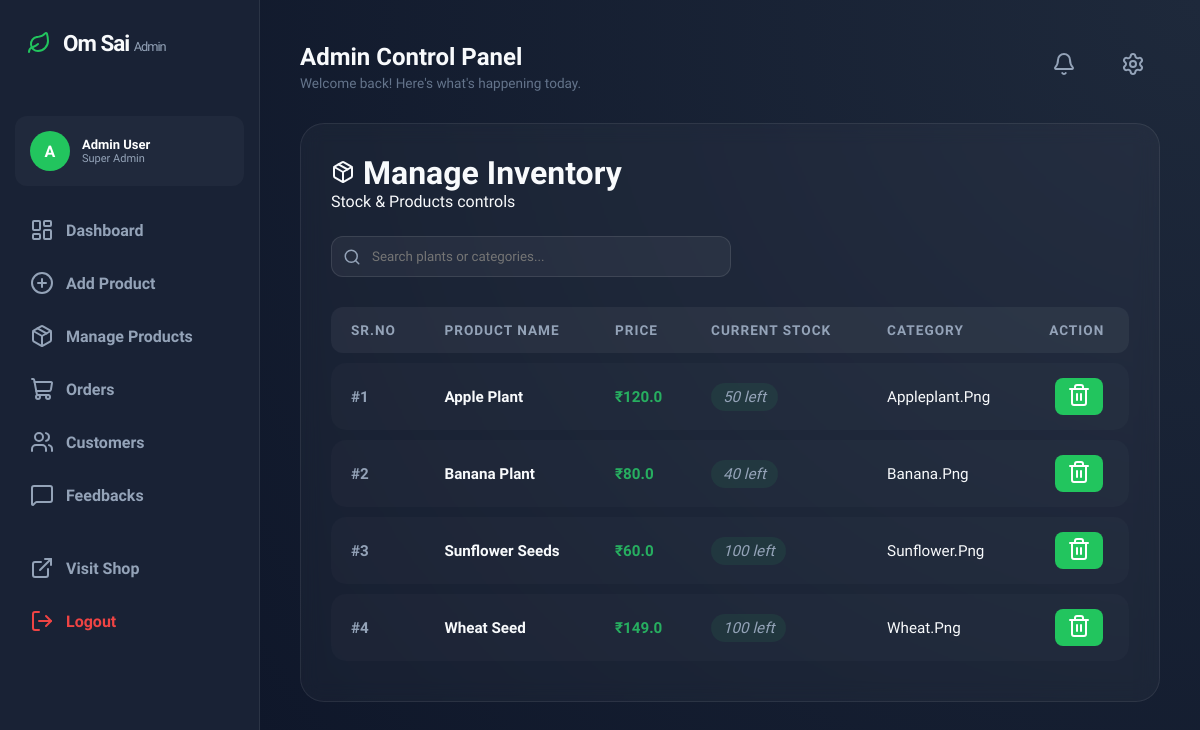
/admin/products, run on the app's committed database.
### tables this page shows
CREATE TABLE products(id INTEGER PRIMARY KEY AUTOINCREMENT, name TEXT, price REAL, stock INTEGER, image TEXT, category TEXT, supplier_id INTEGER);

### app.py (the view)
@app.route("/admin/products")
def manage_products():
    conn = sqlite3.connect("database.db")
    cur = conn.cursor()
    cur.execute("SELECT * FROM products")
    products = cur.fetchall()
    conn.close()
    return render_template("admin_products.html", products=products)

### app.py (called while the page is built)
@app.context_processor
def inject_translations():
    lang = session.get('lang', 'en')
    return dict(texts=translations.get(lang, translations['en']))

@app.before_request
def func():
    global _got_first_request
    session.permanent = True
    if not _got_first_request:
        print("Running first-time setup...")
        _got_first_request = True

### templates/admin_products.html (shortened to what this page needs)
{% extends "admin_layout.html" %}
{% block content %}
<div class="header" style="margin-bottom: 25px;">
    <h1><i data-lucide="package"></i> Manage Inventory</h1>
    <p>Stock & Products controls</p>
</div>
<div class="search-container" style="margin-bottom: 20px;">
    <div style="position: relative; max-width: 400px;">
        <i data-lucide="search" style="position: absolute; left: 12px; top: 50%; transform: translateY(-50%); color: #94a3b8; width: 18px;"></i>
        <input type="text" id="productSearch" placeholder="Search plants or categories..."
               style="width: 100%; padding: 12px 12px 12px 40px; border-radius: 12px; border: 1px solid rgba(255,255,255,0.1); background: rgba(255,255,255,0.05); color: white; outline: none;">
    </div>
</div>
<div class="table-container">
    <table class="admin-orders-table" id="productTable">
        <thead>
            <tr>
                <th>Sr.No</th>
                <th>Product Name</th>
                <th>Price</th>
                <th>Current Stock</th>
                <th>Category</th>
                <th style="text-align: center;">Action</th>
            </tr>
        </thead>
        <tbody>
            {% for p in products %}
            <tr class="product-row">
                <td style="font-weight: 600; color: #94a3b8;">#{{ loop.index }}</td>
                <td><strong>{{ p[1] }}</strong></td>
                <td style="color: #27ae60; font-weight: 600;">₹{{ p[2] }}</td>
                <td>
                    {% set stock = p[3]|int %}
                    <span class="status-pill {% if stock < 10 %}low-stock-alert{% endif %}"
                          style="background: rgba(39, 174, 96, 0.1); padding: 5px 12px; border-radius: 20px;">
                        {{ stock }} left
                    </span>
                </td>
                <td style="text-transform: capitalize;">{{ p[4] }}</td>
                <td style="text-align: center;">
                    <form action="{{ url_for('delete_product', product_id=p[0]) }}" method="POST"
                          onsubmit="return confirm('Haa product delete karaycha aahe ka?');" style="display:inline;">
                        <button type="submit" class="delete-btn">
                            <i data-lucide="trash-2"></i>
                        </button>
                    </form>
                </td>
            </tr>
            {% endfor %}
        </tbody>
    </table>
</div>
{% endblock %}

### static/admin1.css (style rules this page uses)
:root { --primary: #10b981; --primary-glow: rgba(16, 185, 129, 0.2); --bg-dark: #0f172a; --sidebar-bg: rgba(30, 41, 59, 0.7); --glass-bg: rgba(255, 255, 255, 0.03); --text-main: #f8fafc; --text-dim: #94a3b8; --border: rgba(255, 255, 255, 0.08); }
* { margin: 0; padding: 0; box-sizing: border-box; font-family: 'Plus Jakarta Sans', sans-serif; }
body { background-color: var(--bg-dark); color: var(--text-main); display: flex; }
table { width: 100%; border-collapse: collapse; margin-top: 20px; }
th { text-align: left; padding: 15px; color: var(--text-dim); border-bottom: 1px solid var(--border); font-size: 0.9rem; text-transform: uppercase; }
td { padding: 15px; border-bottom: 1px solid rgba(255,255,255,0.05); font-size: 0.95rem; }
input, select, textarea { background: rgba(255,255,255,0.05); border: 1px solid var(--border); padding: 12px; border-radius: 10px; color: white; outline: none; }
button { background: var(--primary); color: white; padding: 12px; border: none; border-radius: 10px; font-weight: 700; cursor: pointer; transition: 0.3s; }
.table-container, table { width: 100%; border-collapse: separate; border-spacing: 0 8px; margin-top: 20px; }
th { background: rgba(255, 255, 255, 0.05); padding: 15px 20px; color: var(--primary); font-size: 0.85rem; text-transform: uppercase; letter-spacing: 1px; border: none; }
th:first-child { border-radius: 12px 0 0 12px; }
th:last-child { border-radius: 0 12px 12px 0; }
td { padding: 15px 20px; background: rgba(255, 255, 255, 0.02); border-top: 1px solid var(--border); border-bottom: 1px solid var(--border); font-size: 0.95rem; color: var(--text-main); }
td:first-child { border-left: 1px solid var(--border); border-radius: 12px 0 0 12px; font-weight: 800; color: var(--primary); }
td:last-child { border-right: 1px solid var(--border); border-radius: 0 12px 12px 0; }
button[type="submit"] { background: var(--primary); color: white; padding: 8px 15px; border: none; border-radius: 8px; font-weight: 600; cursor: pointer; margin-left: 5px; transition: 0.3s; }
td:nth-child(4) { color: var(--text-dim); font-style: italic; max-width: 300px; }
.admin-orders-table, .feedback-table, table { width: 100%; border-collapse: separate; border-spacing: 0 10px; margin-top: 10px; }
table th { padding: 15px 20px; color: var(--text-dim); font-size: 0.85rem; text-transform: uppercase; letter-spacing: 1px; text-align: left; border-bottom: 1px solid var(--glass-border); }
table td { padding: 15px 20px; background: rgba(255, 255, 255, 0.02); border-top: 1px solid var(--glass-border); border-bottom: 1px solid var(--glass-border); color: var(--text-main); font-size: 0.95rem; }
table td:first-child { border-left: 1px solid var(--glass-border); border-radius: 15px 0 0 15px; }
table td:last-child { border-right: 1px solid var(--glass-border); border-radius: 0 15px 15px 0; }
form button { background: linear-gradient(135deg, var(--primary), var(--primary-dark)); color: white; padding: 12px 25px; border: none; border-radius: 12px; font-weight: 800; cursor: pointer; width: 100%; transition: 0.3s; }
.admin-orders-table button { padding: 5px 12px; font-size: 0.8rem; width: auto; margin-left: 5px; }

### templates/admin_layout.html (style rules this page uses)
:root { --sidebar-width: 280px; --primary: #22c55e; }

### templates/admin_products.html (style rules this page uses)
.delete-btn { background: none; border: none; color: #94a3b8; cursor: pointer; transition: 0.3s; padding: 8px; border-radius: 8px; }

### data on the page
products: name "Apple Plant", price "120.0", stock "50", image "Appleplant.png"
products: name "Banana Plant", price "80.0", stock "40", image "Banana.png"
products: name "Sunflower Seeds", price "60.0", stock "100", image "Sunflower.png"
products: name "Wheat Seed", price "149.0", stock "100", image "Wheat.png"
